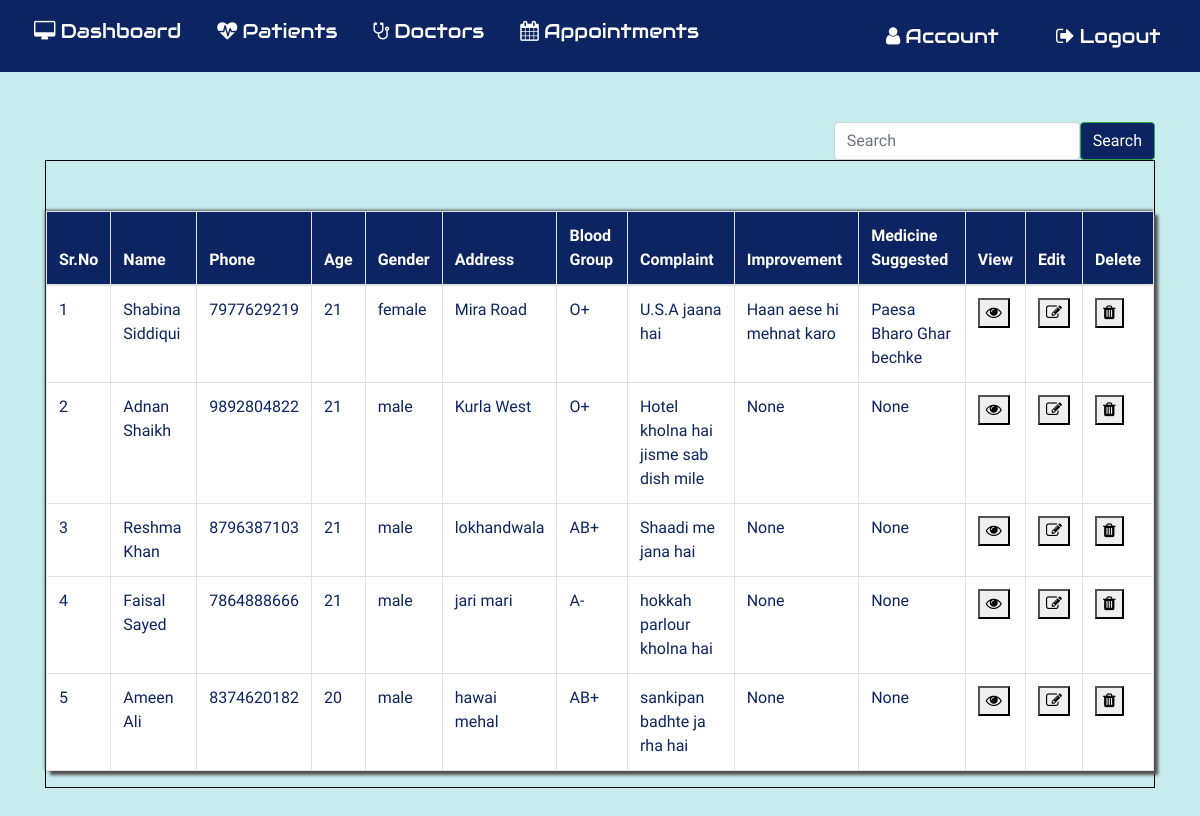
The app's page /patientrecord (signed in), older data.
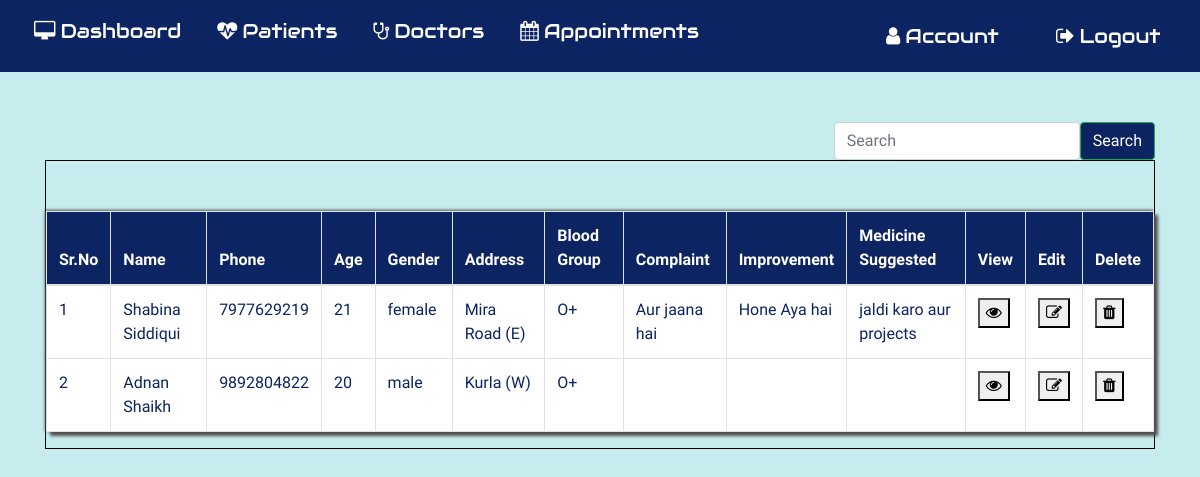
The same page, newer data.
### application/routes.py (models this page shows, shortened)
class Patient(db.Model):
  __tablename__ = 'Patient'
  id = db.Column(db.Integer, primary_key=True)
  pname = db.Column(db.String(20))
  age= db.Column(db.String(20))
  phone=db.Column(db.String(20))
  gender=db.Column(db.String(10))
  bgroup=db.Column(db.String(5))
  state=db.Column(db.String(15))
  address=db.Column(db.String(100))
  mstatus=db.Column(db.String(10))
  complaint=db.Column(db.String(5000))
  improvement=db.Column(db.String(5000))
  medicine_suggested=db.Column(db.String(5000))
  pat_image = db.Column(db.String(20), nullable=False, default='default.jpg')

### application/routes.py (the view, shortened to what this page needs)
@app.route('/patientrecord', methods = ['GET','POST'])
def patientrecord():
  if 'username' in session:
    if request.method == 'GET':
      patrcd= Patient.query.all()
      return render_template("patientrecord.html",patrcd=patrcd)
    return render_template('patientrecord.html')
  else:
    return redirect( url_for('login') )
  return render_template('patientrecord.html')

### application/templates/patientrecord.html (shortened to what this page needs)
{% extends 'layout.html' %}{% include "includes/nav.html" %}{% block content%}
<div class="container">
  <div class="search-box">
    <form class="d-flex" action="" method="POST">
      <input
        class="form-control me-2"
        type="search"
        placeholder="Search"
        name="pname"
        id="pname"
        aria-label="Search"
      />
      <button class="btn btn-outline-success" type="submit">Search</button>
    </form>
  </div>
  <div class="table table-bordered table-hover">
    {% if patrcd %}
    <table class="table">
      <thead class="thead">
        <tr>
          <th scope="col">Sr.No</th>
          <th scope="col">Name</th>
          <th scope="col">Phone</th>
          <th scope="col">Age</th>
          <th scope="col">Gender</th>
          <th scope="col">Address</th>
          <th scope="col">Blood Group</th>
          <th scope="col">Complaint</th>
          <th scope="col">Improvement</th>
          <th scope="col">Medicine Suggested</th>
          <th scope="col">View</th>
          <th scope="col">Edit</th>
          <th scope="col">Delete</th>
        </tr>
      </thead>
      {% for i in patrcd %}
      <tr scope="row">
        <td></td>
        <td>{{ i.pname }}</td>
        <td>{{ i.phone }}</td>
        <td>{{ i.age }}</td>
        <td>{{ i.gender }}</td>
        <td>{{ i.address }}</td>
        <td>{{ i.bgroup }}</td>
        <td>{{ i.complaint }}</td>
        <td>{{ i.improvement }}</td>
        <td>{{ i.medicine_suggested }}</td>
        <td>
          <button
            type="button"
            class="dbutton"
            onclick="window.location='viewapp/{{ i.id }}'"
          >
            <i class="fa fa-eye" aria-hidden="true"></i>
          </button>
        </td>
        <td>
          <button
            type="button"
            class="ubutton"
            onclick="window.location='editpatientdetail/{{ i.id }}'"
          >
            <i class="fa fa-pencil-square-o" aria-hidden="true"></i>
          </button>
        </td>
        <td>
          <button
            type="button"
            class="dbutton"
            onclick="window.location='deletepatientdetail/{{ i.id }}'"
          >
            <i class="fa fa-trash" aria-hidden="true"></i>
          </button>
        </td>
      </tr>
      {% endfor %}
    </table>
    {% endif %}
  </div>
</div>
{% endblock content %}

### application/templates/layout.html (shortened to what this page needs)
<!DOCTYPE html>
<html lang="en">
  <head>
    <link
      rel="stylesheet"
      href="https://maxcdn.bootstrapcdn.com/bootstrap/4.0.0/css/bootstrap.min.css"
    />
    <link
      rel="stylesheet"
      href="https://cdnjs.cloudflare.com/ajax/libs/font-awesome/4.7.0/css/font-awesome.min.css"
    />
    <link
      rel="stylesheet"
      type="text/css"
      href="{{ url_for('static', filename = 'main.css') }}"
    />
    <link
      rel="stylesheet"
      type="text/css"
      href="{{ url_for('static', filename = 'nav.css') }}"
    />
    <link
      rel="stylesheet"
      type="text/css"
      href="{{ url_for('static', filename = 'newpatient.css') }}"
    />
    <link
      rel="stylesheet"
      type="text/css"
      href="{{ url_for('static', filename = 'patrcd.css') }}"
    />
    <link
      rel="stylesheet"
      type="text/css"
      href="{{ url_for('static', filename = 'account.css')}}"
    />
    <link
      rel="stylesheet"
      href="{{ url_for('static', filename = 'viewapp.css')}}"
    />
    <link
      rel="stylesheet"
      href="{{ url_for('static', filename = 'appointment.css')}}"
    />
    <link
      rel="stylesheet"
      href="{{ url_for('static', filename = 'adddoctor.css')}}"
    />
  </head>
  <body>
    {% block nav %} {% endblock nav %} {% block content %} {% endblock content
    %}
  </body>
</html>

### application/templates/includes/nav.html (shortened to what this page needs)
{% extends 'layout.html' %} {% block nav %}
<div class="row-nav">
  <div class="nav-left">
    <nav class="navbar navbar-expand">
      <ul class="navbar-nav" navbar>
        <li class="nav-item">
          <a href="{{ url_for('home') }}" class="nav-link"
            ><i class="fa fa-desktop" aria-hidden="true">&nbsp;</i>Dashboard</a
          >
        </li>
        <li class="nav-item dropdown">
          <a href="" class="nav-link dropbtn"
            ><i class="fa fa-heartbeat" aria-hidden="true">&nbsp;</i>Patients</a
          >
        </li>
        <li class="nav-item dropdown">
          <a href="" class="nav-link dropbtn"
            ><i class="fa fa-stethoscope" aria-hidden="true">&nbsp;</i
            >Doctors</a
          >
        </li>
        <li class="nav-item dropdown">
          <a href="" class="nav-link dropbtn"
            ><i class="fa fa-calendar" aria-hidden="true">&nbsp;</i
            >Appointments</a
          >
        </li>
      </ul>
    </nav>
  </div>
  <div class="nav-right">
    <div class="acc acc-account">
      <a href="{{ url_for('account') }}" class="nav-link"
        ><i class="fa fa-user" aria-hidden="true">&nbsp;</i>Account</a
      >
    </div>
    <div class="acc acc-logout">
      <a href="{{ url_for('logout') }}" class="nav-link"
        ><i class="fa fa-sign-out" aria-hidden="true">&nbsp;</i>Logout</a
      >
    </div>
  </div>
</div>
{% endblock nav %}

### application/static/main.css (style rules this page uses)
body { background: #c7ecee; height: 100vh; width: 100vw; background-size: cover; background-position: center; font-family: "Dosis", sans-serif; }

### application/static/nav.css (style rules this page uses)
.nav-link { color: white; margin: 0 10px; font-size: 20px; border-radius: 7px; font-family: "Audiowide", cursive; }
.row-nav { display: flex; flex-direction: row; justify-content: space-between; background: #0c2461; width: 100%; height: 9%; position: static; }
.dropdown { position: relative; display: inline-block; font-family: "Audiowide", cursive; }
.nav-right { display: flex; align-items: center; }
.acc { width: 170px; align-items: flex-end; }

### application/static/newpatient.css (style rules this page uses)
input { width: 100%; border: 1px solid rgba(0, 0, 0, 0.3); border-radius: 5px; }

### application/static/patrcd.css (style rules this page uses)
body { counter-reset: Serial; }
table { border-collapse: collapse; }
.table-bordered { border: 1px solid black; }
tr td:first-child:before { counter-increment: Serial; content: counter(Serial); }
td { color: #0c2461; }
table { margin-top: 50px; box-shadow: 4px 4px 3px rgb(83, 78, 78), -1px -1px 3px rgb(83, 78, 78); }
.container { display: flex; flex-direction: column; height: 100vh; }
.search-box { align-self: flex-end; margin-top: 50px; }
.search-box button { background: #0c2461; color: white; }
.thead { background: #0c2461; color: white; }
table, thead, td { border-color: black; }

Row changes from the older to the newer data that the page shows:
removed Patient: pname "Reshma Khan", phone "8796387103", age "21", gender "male", address "lokhandwala", bgroup "AB+", complaint "Shaadi me jana hai", improvement "None", medicine_suggested "None"
removed Patient: pname "Faisal Sayed", phone "7864888666", age "21", gender "male", address "jari mari", bgroup "A-", complaint "hokkah parlour kholna hai", improvement "None", medicine_suggested "None"
removed Patient: pname "Ameen Ali", phone "8374620182", age "20", gender "male", address "hawai mehal", bgroup "AB+", complaint "sankipan badhte ja rha hai", improvement "None", medicine_suggested "None"
changed Patient "Shabina Siddiqui": address "Mira Road" → "Mira Road (E)"; complaint "U.S.A jaana hai" → "Aur jaana hai"; improvement "Haan aese hi mehnat karo" → "Hone Aya hai"; medicine_suggested "Paesa Bharo Ghar bechke" → "jaldi karo aur projects"
changed Patient "Adnan Shaikh": age "21" → "20"; address "Kurla West" → "Kurla (W)"; complaint "Hotel kholna hai jisme sab dish mile" → (not shown); improvement "None" → (not shown); medicine_suggested "None" → (not shown)
